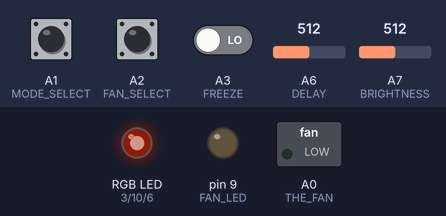
A sketch run on a simulated Arduino Nano, built with avr-gcc and run on an emulated ATmega328P. On the bench: switched loads named in the sketch (green lamp = pin HIGH), an RGB LED mixed from three pins (HIGH = lit), output pins drawn as LEDs (lit = HIGH). The inputs (shaded band) are chosen by the test bench; at power-on: A6 (DELAY) = 512, A7 (BRIGHTNESS) = 512, A1 (MODE_SELECT) LOW, A3 (FREEZE) LOW, A2 (FAN_SELECT) LOW. Dim RGB values are drawn brighter than linear; random numbers use the default seed unless the sketch sets one.

Above: at 1.2 s.
1.3 s: A6 (DELAY) set to 0
At 1.9 s:
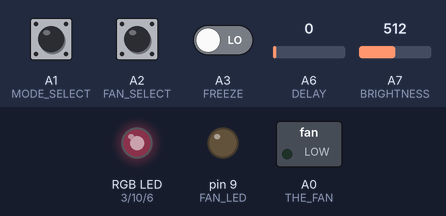
2.8 s: A7 (BRIGHTNESS) set to 108
At 3.09 s:
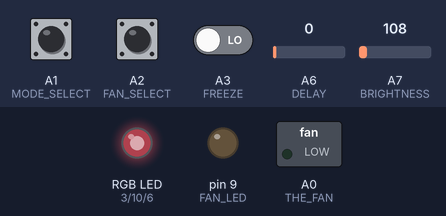
5.8 s: A7 (BRIGHTNESS) set to 93
At 8.0 s:
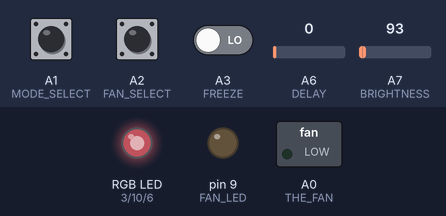
8.8 s: A1 (MODE_SELECT) pulled HIGH for 0.15 s
11.9 s: A3 (FREEZE) driven HIGH
14.9 s: A2 (FAN_SELECT) pulled HIGH for 0.15 s
At 15.2 s:
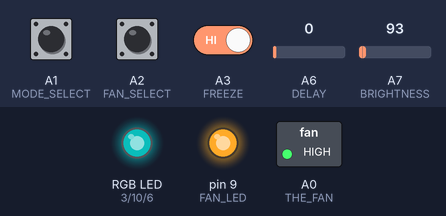
Timing chart, 0 to 22.6 s (numbered marks = the images above; inputs shaded):
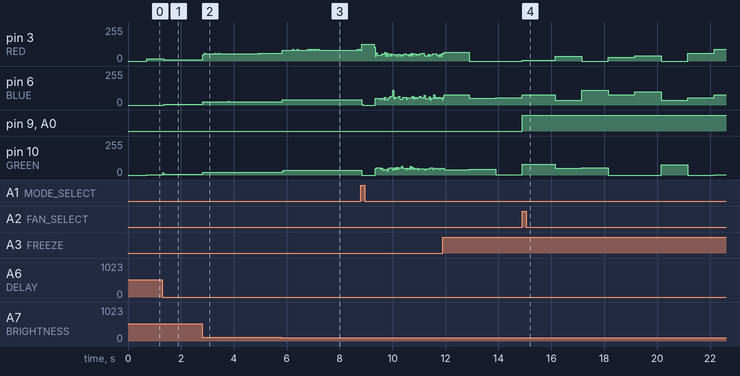

The sketch:

secret_santa.ino
```cpp
/*  // For the uno
#define BRIGHTNESS A2  // The brightness potentiometer
#define DELAY A1 // The delay potentiometer

#define FREEZE 2  // Button that freezes color
#define MODE_SELECT 3  // Button that changes the mode

#define FREEZE_LED 4
#define MODE_SELECT_LED 5

#define RED 9
#define GREEN 10
#define BLUE 11

#define MODE1 6
#define MODE2 7
#define MODE3 8
*/

    // For the nano
#define BRIGHTNESS A7  // The brightness potentiometer
#define DELAY A6 // The delay potentiometer

#define FREEZE A3  // Button that freezes color
#define MODE_SELECT A1  // Button that changes the mode
#define FAN_SELECT A2

#define FREEZE_LED 8
#define MODE_SELECT_LED A4
#define FAN_LED 9
#define THE_FAN A0

#define RED 3
#define GREEN 10
#define BLUE 6
/*
#define MODE1 6
#define MODE2 7
#define MODE3 8
*/


#define NUM_MODES_MINUS_ONE 2
int mode = 0;  // 0 = flash
// 1 = flash
// 2 = flash rand
// 3 = smooth
//
//
int delayTime = 0;  // Make these EEPROM later if so desire
boolean frozen = false;
boolean fanOn = false;

unsigned long lastChange = 0;

unsigned int rgb[3] = {0, 0, 0};

boolean modeChange = true;  // For defining when a mode has been switched for
                            // initial conditions, etc

int brightnessConst = 1;

/// For rainbow flasher

int flashTable[6][3] = { {255, 0, 0}, // red
                         {255, 50, 0}, // orange
                         {255, 100, 0}, // yellow
                         {0, 255, 0}, // green
                         {0, 0, 255}, // blue
                         {255, 0, 225} // purple
};

int flashTablePtr = 0;

/// end for rainbow flasher

/// For smooth rainbow fade

int decColor = 0;
int incColor = /*decColor == 2 ? 0 : decColor +*/ 1; // Wait til internet to figure out what that comes out to
int counter = 0;

/// end for smooth rainbow fade

/// for random flasher

int dontLight = 0;

/// end for random flasher

void setup() {
  pinMode(BRIGHTNESS, INPUT);
  pinMode(DELAY, INPUT);

  pinMode(MODE_SELECT, INPUT);
  pinMode(FREEZE, INPUT);

  pinMode(FAN_SELECT, INPUT);
  pinMode(FAN_LED, OUTPUT);
  pinMode(THE_FAN, OUTPUT);
  /*
  pinMode(MODE1, OUTPUT);
  pinMode(MODE2, OUTPUT);
  pinMode(MODE3, OUTPUT);
*/
  pinMode(RED, OUTPUT);
  pinMode(GREEN, OUTPUT);
  pinMode(BLUE, OUTPUT);
}

void loop() {

  //showModes();

  // Mode change button was pressed
  if (digitalRead(MODE_SELECT) == HIGH) {
    digitalWrite(MODE_SELECT_LED, HIGH);
    modeChange = true;
    if (mode == NUM_MODES_MINUS_ONE) {
      mode = 0;
    } else {
      ++mode;
    }
    delay(500);
    digitalWrite(MODE_SELECT_LED, LOW);
  }

  // Freeze button was pressed
  if (digitalRead(FREEZE) == HIGH) {
    digitalWrite(FREEZE_LED, HIGH);
    frozen = !frozen;  // This should work right?
    delay(500);
    digitalWrite(FREEZE_LED, LOW);
  }

  if (!frozen) {
    digitalWrite(FREEZE_LED, LOW);
    switch (mode) {
      case 0:
        flash();
        break;
      case 1:
        flashRand();
        break;
      case 2:
        smooth();
        break;

    }

//    writeLEDs();

  } else {
    digitalWrite(FREEZE_LED, HIGH);
  }

      writeLEDs();

  if (digitalRead(FAN_SELECT) == HIGH) {
    fanOn = !fanOn;
    fanCall();
    delay(250);
  }
  fanCall();


  // The delay should be taken care of inside function calls
  //delay(analogRead(DELAY));
  // Dont want to delay entire program and miss inputs
/*
  flash();
  //flashRand();
  //smooth();
  writeLEDs();*/
}

void fanCall() {
  if (fanOn) {
    digitalWrite(FAN_LED, HIGH);  // opposite for pulled high
    digitalWrite(THE_FAN, HIGH);
    //digitalWrite(FAN, LOW);
  } else {
    //digitalWrite(FAN, HIGH);
    digitalWrite(THE_FAN, LOW);
    digitalWrite(FAN_LED, LOW);
  }
}


void writeLEDs() {
  getBrightness();
  //brightnessConst = 1;
  analogWrite(RED, rgb[0] / brightnessConst);
  analogWrite(GREEN, rgb[1] / brightnessConst);
  analogWrite(BLUE, rgb[2] / brightnessConst);

}

void getBrightness() {

  //brightnessConst = sqrt(analogRead(BRIGHTNESS) / 4);
  brightnessConst = analogRead(BRIGHTNESS);
  /*if (brightnessConst > 700) {
    brightnessConst = 85 + 0.5 * (brightnessConst - 700);
  } else if (brightnessConst > 200) {
    brightnessConst = 10 + 0.15 * (brightnessConst - 200);
  } else {
    brightnessConst = 0.005 * brightnessConst;
  }*/

  brightnessConst = analogRead(BRIGHTNESS);
  if (brightnessConst > 600) {
    brightnessConst = 18 + 0.3 * (brightnessConst - 600);
  } else {
    brightnessConst = 0.03 * brightnessConst;
  }


  if (0 == brightnessConst) {
    brightnessConst = 1;
  }

}

void flash() {

  /*
  if (modechange) {
    // Any initial conditions?
    modeChange = false;
  }*/
  flashDelay();
  // Anything special for delay?
  // no
  if (millis() - lastChange > delayTime) {
    lastChange = millis();

    if (5 == flashTablePtr) {
      flashTablePtr = 0;
    } else {
      ++flashTablePtr;
    }

    rgb[0] = flashTable[flashTablePtr][0];
    rgb[1] = flashTable[flashTablePtr][1];
    rgb[2] = flashTable[flashTablePtr][2];

  }

}

void flashDelay() {
  delayTime = analogRead(DELAY);
  if (delayTime > 800) {
    delayTime = 1538 + 10*(delayTime - 800);
  } else if (delayTime > 300) {
    delayTime = 63 + 3*(delayTime - 300);
  } else {
    delayTime = sqrt(10 * delayTime);
  }

}


void smooth() {
  // this looks like a viable optoin, test when ready https://www.arduino.cc/en/Tutorial/ColorCrossfader
  // This looks good too, less complicated https://gist.github.com/jamesotron/766994

  // Right now using jamesotron's

  if (modeChange) {
    rgb[0] = 255;
    rgb[1] = 0;
    rgb[2] = 0;
    decColor = 0;
    incColor = 1;
    counter = 0;
    lastChange = micros();
    modeChange = false;
  }
  modeChange = false;

  // Anything special for delay?
  smoothDelay();
  //flashDelay();
  // divide by 2 since this will move slow anyway
  if (micros() - lastChange > delayTime) {

    lastChange = micros();

    if (255 == counter) {
      counter = 0;

      if (incColor == 2) {
        incColor = 0;
        ++decColor; // It equals 2 now
      } else if (2 == decColor) {
        decColor = 0;
        ++incColor; // Its going to be 1
      } else {
        ++decColor;
        ++incColor;
      }

      //incColor = decColor == 2 ? 0 : decColor + 1;

    }

      ++counter;

      --rgb[decColor];
      ++rgb[incColor];


  }

}

void smoothDelay() {
  delayTime = analogRead(DELAY);
  if (delayTime > 250) {
    delayTime = 1565 + 31*(delayTime - 250);
  } else if (delayTime > 50) {
    delayTime = 150 + 7*(delayTime - 50);
  } else {
    delayTime = 3 * delayTime;
  }
  //delayTime = (int) pow(delayTime, 1.5);

}


void flashRand() {

  /*
  if (modeChange) {
    // Any initial conditions?
    modeChange = false;
  }
  */
  flashDelay();
  // Anything special for delay?
  // no
  if (millis() - lastChange > delayTime) {
    lastChange = millis();
/*
    rgb[0] = random(0, 255);  // Max is exclusive but
    rgb[1] = random(0, 255);  // to save that extra byte...
    rgb[2] = random(0, 255);
*/

    if (random(0,3) >= 1) {  //66% of the time
      // Only do 2
      dontLight = random(0,8);
      rgb[dontLight % 3] = 0;
      rgb[(dontLight + 1) % 3] = random(0, 255);
      rgb[(dontLight + 2) % 3] = random(0, 255);
    } else {
      rgb[0] = random(0, 255);  // Max is exclusive but
      rgb[1] = random(0, 255);  // to save that extra byte...
      rgb[2] = random(0, 255);

    }

  }


}

/*
void showModes() {

  switch (mode) {
    case 0:
      digitalWrite(MODE1, HIGH);
      digitalWrite(MODE2, LOW);
      digitalWrite(MODE3, LOW);
      break;
    case 1:
      digitalWrite(MODE1, LOW);
      digitalWrite(MODE2, HIGH);
      digitalWrite(MODE3, LOW);
      break;
    case 2:
      digitalWrite(MODE1, LOW);
      digitalWrite(MODE2, LOW);
      digitalWrite(MODE3, HIGH);
      break;

  }
}*/
```

Measured:
- after the input at 1.3 s, pin 6 (BLUE): 0/255 → 6/255 after 0.05 s
- after the input at 2.8 s, pin 6 (BLUE): 6/255 → 24/255 at once; pin 10 (GREEN): 4/255 → 20/255 at once
- after the input at 5.8 s, pin 6 (BLUE): 24/255 → 40/255 at once; pin 10 (GREEN): 20/255 → 35/255 at once
- after the input at 14.9 s, pin 9 (FAN_LED), A0 (THE_FAN): LOW → HIGH at once
